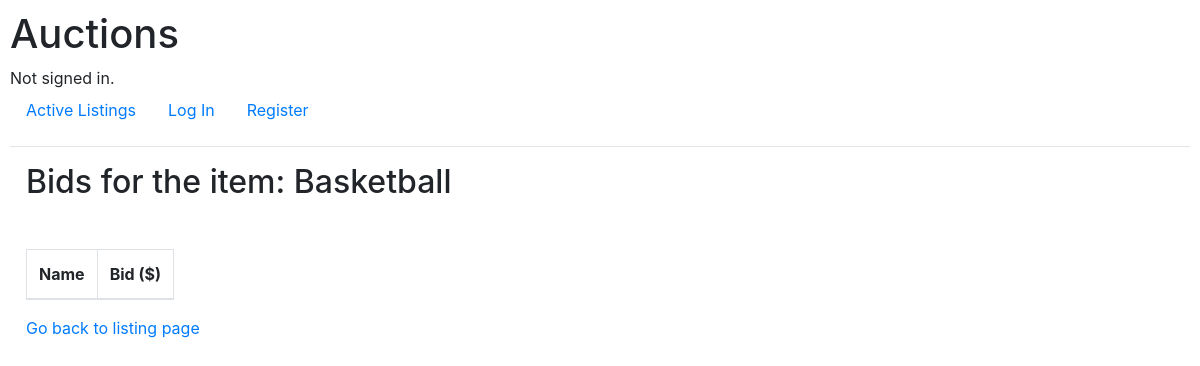
The app's page /listing/1/bidsDetails, older data.
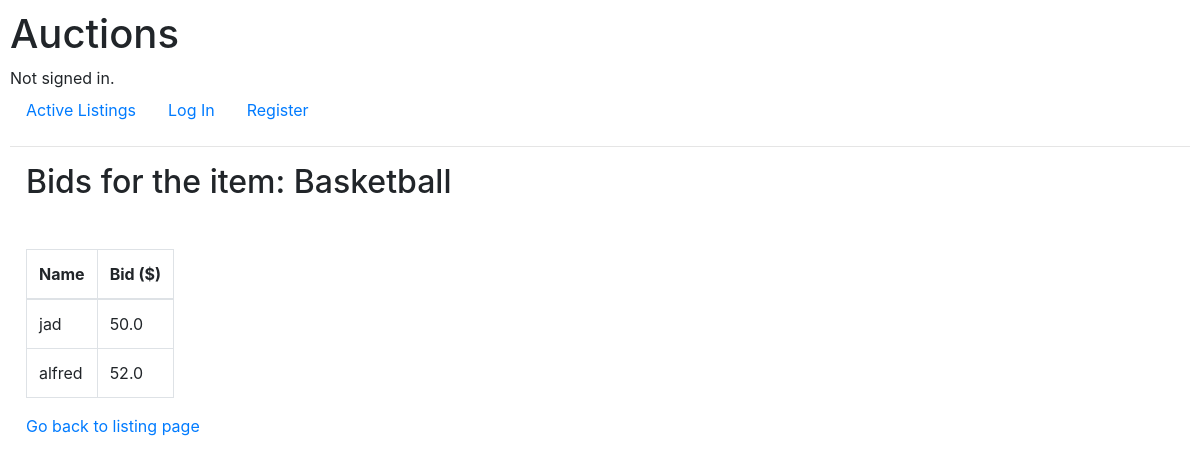
The same page, newer data.
### auctions/models.py (models this page shows, shortened)
class Bid(models.Model):
    user_id = models.ForeignKey(User, on_delete=models.CASCADE, related_name="biddings")
    listing_id = models.ForeignKey(Listing, on_delete=models.CASCADE, related_name="biddings")
    bid_value = models.FloatField()

class User(AbstractUser):
    pass

### auctions/views.py (the view)
# urls.py: path("listing/<int:listing_id>/bidsDetails", views.bids_details, name="bids_details"),
def bids_details(request, listing_id):
    current_listing = Listing.objects.get(id=listing_id)
    biddings = current_listing.biddings.all()
    return render(request, "auctions/bids_details.html", {
        "current_listing": current_listing,
        "biddings": biddings
    })

### auctions/models.py (called while the page is built)
    def __str__(self):
        return f"{self.title}"

### auctions/templates/auctions/bids_details.html
{% extends "auctions/layout.html" %}
{% block body %}
    <h2 class="mb-5 ml-3">Bids for the item: {{ current_listing }}</h2>
    <table class="table table-bordered table-hover w-auto ml-3">
        <thead>
            <tr>
                <th scope="col">Name</th>
                <th scope="col">Bid ($)</th>
            </tr>
        </thead>
        <tbody>
            {% for bidding in biddings %}
                <tr>
                    <td>{{bidding.user_id}}</td>
                    <td>{{bidding.bid_value}}</td>
                </tr>
            {% endfor %}
        </tbody>
    </table>
    <a href="{% url 'auctions:listing_page' current_listing.id %}" class="ml-3">Go back to listing page</a>
{% endblock %}

Row changes from the older to the newer data that the page shows:
added Bid: user_id "jad", bid_value "50.0"
added Bid: user_id "alfred", bid_value "52.0"
